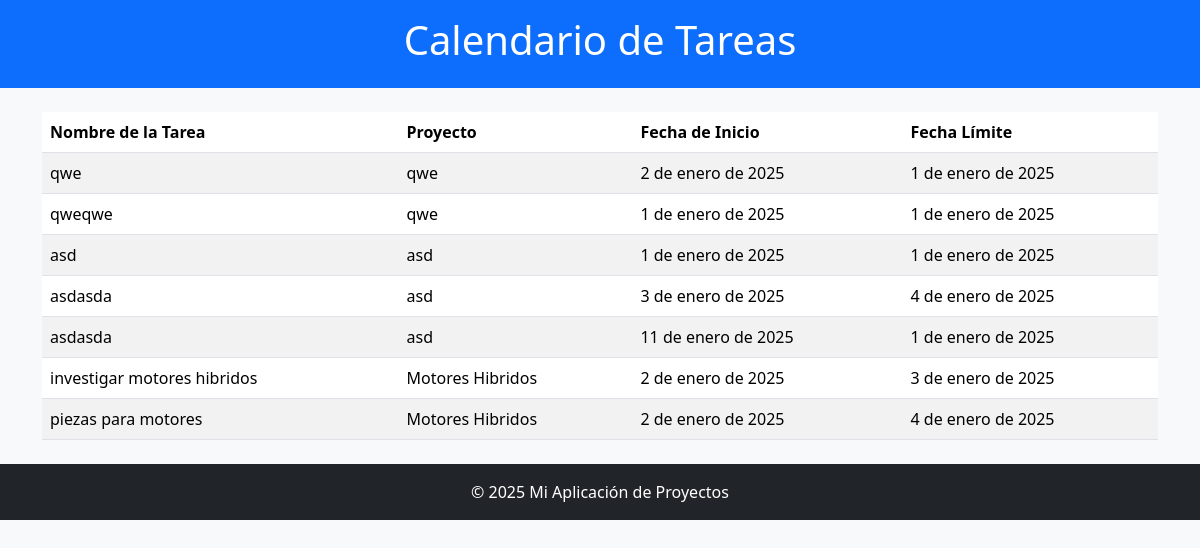
Page /calendario/ on the committed database.
### Aplicaciones/Equipo/models.py (models this page shows, shortened)
class Tarea(models.Model):
    proyecto = models.ForeignKey(Proyecto, on_delete=models.CASCADE, related_name='tareas')
    nombre = models.CharField(max_length=200)
    descripcion = models.TextField()
    fecha_inicio = models.DateField()
    fecha_limite = models.DateField()
    completada = models.BooleanField(default=False)

class Proyecto(models.Model):
    nombre = models.CharField(max_length=200)
    descripcion = models.TextField()
    fecha_creacion = models.DateField(auto_now_add=True)
    fecha_entrega = models.DateField()
    progreso = models.FloatField(default=0.0)

### Aplicaciones/Equipo/views.py (the view)
# urls.py: path('calendario/', views.calendario, name='calendario'),
def calendario(request):
    tareas = Tarea.objects.all()
    return render(request, 'calendario.html', {'tareas': tareas})

### Aplicaciones/Equipo/templates/calendario.html (shortened to what this page needs)
<!DOCTYPE html>
<html lang="es">
<head>
    <link href="https://cdn.jsdelivr.net/npm/bootstrap@5.3.1/dist/css/bootstrap.min.css" rel="stylesheet">
</head>
<body class="bg-light">
    <header class="bg-primary text-white py-3">
        <div class="container">
            <h1 class="text-center">Calendario de Tareas</h1>
        </div>
    </header>
    <main class="container mt-4">
        <table class="table table-striped">
            <thead>
                <tr>
                    <th>Nombre de la Tarea</th>
                    <th>Proyecto</th>
                    <th>Fecha de Inicio</th>
                    <th>Fecha Límite</th>
                </tr>
            </thead>
            <tbody>
                {% for tarea in tareas %}
                <tr>
                    <td>{{ tarea.nombre }}</td>
                    <td>{{ tarea.proyecto.nombre }}</td>
                    <td>{{ tarea.fecha_inicio }}</td>
                    <td>{{ tarea.fecha_limite }}</td>
                </tr>
                {% empty %}
                <tr>
                    <td colspan="4" class="text-center">No hay tareas registradas.</td>
                </tr>
                {% endfor %}
            </tbody>
        </table>
    </main>
    <footer class="bg-dark text-white text-center py-3 mt-4">
        <p class="mb-0">&copy; 2025 Mi Aplicación de Proyectos</p>
    </footer>
</body>
</html>

### rows in the picture
Tarea: nombre "qwe", proyecto.nombre "qwe", fecha_inicio "2 de enero de 2025", fecha_limite "1 de enero de 2025"
Tarea: nombre "qweqwe", proyecto.nombre "qwe", fecha_inicio "1 de enero de 2025", fecha_limite "1 de enero de 2025"
Tarea: nombre "asd", proyecto.nombre "asd", fecha_inicio "1 de enero de 2025", fecha_limite "1 de enero de 2025"
Tarea: nombre "asdasda", proyecto.nombre "asd", fecha_inicio "3 de enero de 2025", fecha_limite "4 de enero de 2025"
Tarea: nombre "asdasda", proyecto.nombre "asd", fecha_inicio "11 de enero de 2025", fecha_limite "1 de enero de 2025"
Tarea: nombre "investigar motores hibridos", proyecto.nombre "Motores Hibridos", fecha_inicio "2 de enero de 2025", fecha_limite "3 de enero de 2025"
Tarea: nombre "piezas para motores", proyecto.nombre "Motores Hibridos", fecha_inicio "2 de enero de 2025", fecha_limite "4 de enero de 2025"
